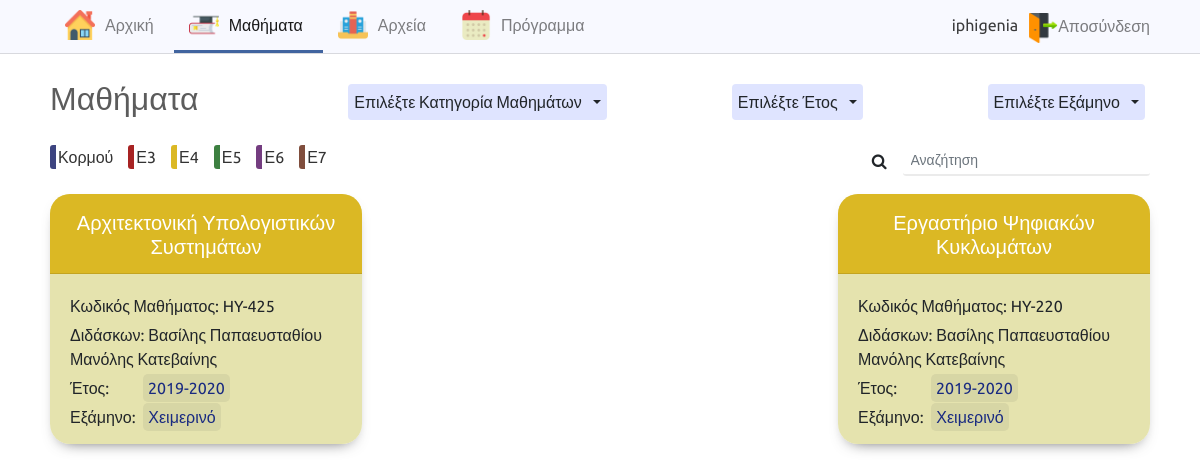
The page /list_lessons.php?type=Ε4 (signed in) on the database its author committed.
### tables this page shows
CREATE TABLE `lessons` (
  `lesson_id` int(255) NOT NULL,
  `lesson_code` int(255) NOT NULL,
  `lesson_name` varchar(225) NOT NULL,
  `type` enum('Κορμού','Ε3','Ε4','Ε5','Ε6','Ε7') NOT NULL,
  `professor` varchar(225) NOT NULL,
  `year` enum('2016-2017','2017-2018','2018-2019','2019-2020','2020-2021','2023-2024') NOT NULL,
  `semester` enum('Χειμερινό','Εαρινό') NOT NULL
);

### php/types.php (called while the page is built, shortened)
<?php $username = $_SESSION['username'];
    if(isset($_GET['type']) && $_GET['type'] !== ''){
      $type = $_GET['type'];
    }
?>

### php/functions.php (called while the page is built, shortened)
<?php
function setEnums($array,$value) {
    $flag=false;
    $length=count($array);
    for($i=0;$i<$length;$i++){
        if($array[$i]==$value){
            $flag=true;
            break;
        }
    }
    if($flag==false)
        $array[$length]=$value;
    return $array;
}
$sql="SELECT * FROM `lessons` ORDER BY type";
$result = $db->query($sql);
if ($result->num_rows > 0) {
    $typoi = array();
    while($row = $result->fetch_assoc()) {
        $type=$row['type'];
        $typoi=setEnums($typoi,$type);
    }
}
?>

### list_lessons.php (the view, shortened to what this page needs)
<?php
    include("php/log.php");
    include("php/functions.php");
    include("php/types.php");
?>
<!DOCTYPE html>
<html lang="el">
<head>
    <link rel="stylesheet" href="https://stackpath.bootstrapcdn.com/bootstrap/4.4.1/css/bootstrap.min.css"
>
    <link rel="stylesheet" href="https://cdnjs.cloudflare.com/ajax/libs/font-awesome/4.7.0/css/font-awesome.min.css">
    <link rel="stylesheet" href="css/style.css">
</head>
<body>
    <nav class="navbar navbar-expand-lg navbar-light bg-light">
        <div class="collapse navbar-collapse" id="navbarNavDropdown">
            <ul class="navbar-nav menu-left">
                <li class="nav-item">
                    <img class="header-img" src="images/home.png" alt="Home image">
                    <a class="nav-link" href="index.php">Αρχική </a>
                </li>
                <li class="nav-item active">
                    <img class="header-img" src="images/university.png" alt="University image">
                    <a class="nav-link" href="list_lessons.php">Μαθήματα</a>
                </li>
                <li class="nav-item">
                    <img class="header-img" src="images/folder.png" alt="Folder image">
                    <a class="nav-link" href="list_files.php">Αρχεία</a>
                </li>
                <li class="nav-item">
                    <img class="header-img" src="images/calendar.png" alt="Calendar image">
                    <a class="nav-link" href="calendar.php">Πρόγραμμα</a>
                </li>
            </ul>
            <div class="div-log-out">
                <span id="login-name"><?php echo $username; ?></span>
                <span>
                    <a href="php/logout.php" id="logout">
                        <img src="images/logout.png" id="image-logout" alt="Logout image">Αποσύνδεση</a>
                </span>
            </div>
        </div>
    </nav>
    <div class="content">
        <div class="filters">
            <h2><a href="list_lessons.php">Μαθήματα</a></h2>
            <div class="btn-group">
                <button type="button" class="btn ">Επιλέξτε Κατηγορία Μαθημάτων</button>
                <button type="button" class="btn dropdown-toggle dropdown-toggle-split" data-toggle="dropdown"
                    aria-haspopup="true" aria-expanded="false">
                </button>
            </div>
            <div class="btn-group">
                <button type="button" class="btn ">Επιλέξτε Έτος</button>
                <button type="button" class="btn dropdown-toggle dropdown-toggle-split" data-toggle="dropdown"
                    aria-haspopup="true" aria-expanded="false">
                </button>
            </div>
            <div class="btn-group">
                <button type="button" class="btn ">Επιλέξτε Εξάμηνο</button>
                <button type="button" class="btn dropdown-toggle dropdown-toggle-split" data-toggle="dropdown"
                    aria-haspopup="true" aria-expanded="false">
                </button>
            </div>
        </div>
        <div class="types">
            <?php
            $length = count($typoi);
            for($i=0;$i<$length;$i++){
                echo "<div class='types-box'><a href='?type=$typoi[$i]'>$typoi[$i]</a></div>";
            }
            ?>
            <div class="search-form">
            <form class="form-inline d-flex justify-content-center md-form form-sm mt-0" method="get" >
                <i class="fa fa-search" aria-hidden="true"></i>
                <input class="form-control form-control-sm ml-3 w-75" type="text" placeholder="Αναζήτηση" aria-label="Search" name="search" >
            </form>
        </div>
        </div>
        <div class='card-box card-lessons'>
        <?php
            if(isset($_GET['type']) && $_GET['type'] !== '')
                $type_flag=1;
            if($year_flag || $type_flag || $semester_flag || $search_flag){
                if($year_flag && !$type_flag && !$semester_flag && !$search_flag)
                    $sql="SELECT * FROM `lessons` WHERE lessons.year='$year' ORDER BY lesson_name";
                else if(!$year_flag && $type_flag && !$semester_flag && !$search_flag)
                    $sql="SELECT * FROM `lessons` WHERE type='$type' ORDER BY lesson_name";
            }else{
                $sql="SELECT * FROM `lessons` ORDER BY lesson_name";
            }
            $result = $db->query($sql);
            if ($result->num_rows > 0) {
                while($row = $result->fetch_assoc()) {
                    $lesson_id = $row['lesson_id'];
                    $lesson_name = $row['lesson_name'];
                    $year=$row["year"];
                    $semester=$row["semester"];
                echo "<div class='card' style='width: 19rem;'>
                        <div class=' card-body card-body-1'>
                            <h5 class='card-title'><a href='lesson.php?lesson_id=$lesson_id'>".$lesson_name."</a></h5>
                            </div>
                            <div class='card-body card-body-2'>
                            <p class='card-text'>Κωδικός Μαθήματος: HY-". $row["lesson_code"]."</p>
                            <p class='card-text'>Διδάσκων: ". $row["professor"]."</p>
                            <p class='card-text for-year'>Έτος: <a href='?year=$year'>".$row["year"]."</a></p>
                            <p class='card-text for-semester'>Εξάμηνο: <a href='?semester=$semester'>".$row["semester"]."</a></p>
                        </div>
                    </div>";
                }
          ?>
            <?php
        } else {
            echo "<p>Κανένα αποτέλεσμα</p>";
        }
        ?>
        </div>
    </div>
</body>
</html>

### css/style.css (style rules this page uses)
body { max-width: 1905px; margin:0 auto; font-family: 'Ubuntu', sans-serif; }
.content { margin:auto 100px; }
.form-control { border: none; border-bottom: 2px solid #00000014; }
.card-box { display:flex; justify-content: space-between; }
.types { margin-top: 20px; margin-bottom: 5px; }
.types-box a { color:#333; font-size:16px; }
.types-box { display: inline-block; margin-bottom:20px; margin-right:15px; padding-left:2px; border-radius: 3px; }
.card { background-color:rgba(215, 215, 215, 0.101); padding: 20px 10px 0 10px; border: 0; -webkit-box-shadow: 7px 7px 16px -10px rgba(0,0,0,0.75); -moz-box-shadow: 0px 7px 16px -10px rgba(0,0,0,0.75); box-shadow: 0px 7px 16px -10px rgba(0,0,0,0.75); border-radius: 20px; }
.card-body { display:flex; flex-direction:column; justify-content: space-between; }
.card-lessons { flex-wrap: wrap; justify-content: space-between; }
.card-lessons .card { width:312px !important; height:250px; }
.card-lessons .card-body { justify-content:flex-start; }
.card-lessons .card-body-1 h5 { padding:20px; padding-top:15px; padding-bottom:0; text-align:center; }
.card-lessons .card-body-1 { padding-bottom:0; margin-bottom:0; height:80px; justify-content: center; align-items: center; }
.card-lessons .card-body-2 .card-text { margin-bottom:5px; }
.card-lessons .card-text a { background-color: #4e514f17; color: #192a81; padding:5px; border-radius:5px; }
p.card-text.for-semester a { margin-left: 4px; }
p.card-text.for-year a { margin-left: 30px; }
.card-lessons .card-body-1 { border-bottom: 1px solid #0000001c; padding:0; background-color: #3d8041; border-radius: 20px 20px 0 0; }
.card-title a { color:white; }
.card-lessons .card { padding:0; margin-bottom: 50px; }
.card-lessons .card-body-2 { height:170px; justify-content:flex-start; }
#login-name { margin: 0 10px; padding-bottom: 5px; color: rgba(0, 0, 0, 0.77); }
.div-log-out { height:53px; max-width: 500px; display: flex; justify-content: flex-end; align-items: center; float:right; border-bottom:3px solid transparent; margin-right: 100px; }
.div-log-out span { padding-top: 5px; }
.div-log-out a { color:rgba(0,0,0,.5); }
#image-logout { width:30px; height:30px; }
@media (min-width: 992px) { .navbar-expand-lg .navbar-collapse { display:block !important; } }
.bg-light { background-color: #f8f9ff!important; }
.header-img { width:30px; height:30px; margin-left:15px; }
#navbarNavDropdown { border-bottom: 1px solid #00000021; }
.nav-item { padding: 10px 0px 10px 0px; margin: 0px 0px 0px 0px; border-bottom: 3px solid transparent; display:flex; flex-direction: row; align-items: center; }
.nav-item.active { border-bottom: 3px solid hsl(218, 42%, 44%); }
.nav-link { margin-right:10px; padding-right:0px; }
nav.navbar.bg-light { padding: 0px 0px 0px 0px; margin-bottom:25px; }
.collapse.navbar-collapse { display:flex!important; justify-content: space-between; }
.navbar-nav { margin-left: 100px; }
.navbar-nav .nav-link { padding:0px 10px!important; }
.menu-left { float:left; }
h2 a { color:#5c5c5c; text-decoration:none; }
.filters { display: flex; justify-content: space-between; }
.filters h2 { margin-right:30px; }
.filters .btn-group,.filters .btn-group .btn { padding:5px; }
.filters .btn-group .btn { background-color: #dfe4ff; }
.search-form { width: 30%; float: right; }
.search-form .justify-content-center { justify-content: flex-end !important; }
@media (max-width: 1200px) { .content { margin: auto 50px; } }
@media (max-width: 1200px) { .card { width:18rem!important; } }
@media (max-width: 1200px) { .navbar-nav { margin-left: 50px; } }
@media (max-width: 1200px) { .div-log-out { margin-right: 50px; } }
@media (max-width: 1200px) { .navbar-nav { flex-direction: row; } }
@media (max-width: 1200px) { .filters h2 { display: flex; flex-direction: column; } }
@media (max-width: 1200px) { .filters .btn-group { height: 50%; align-self: center; } }

### rows shown on the page
lessons: type "Κορμού", type "Ε3", type "Ε4", type "Ε5", type "Ε6", type "Ε7"
lessons: lesson_name "Αρχιτεκτονική Υπολογιστικών Συστημάτων", lesson_code "425", professor "Βασίλης Παπαευσταθίου Μανόλης Κατεβαίνης", year "2019-2020", semester "Χειμερινό"
lessons: lesson_name "Εργαστήριο Ψηφιακών Κυκλωμάτων", lesson_code "220", professor "Βασίλης Παπαευσταθίου Μανόλης Κατεβαίνης", year "2019-2020", semester "Χειμερινό"

### other values the page prints
$username "iphigenia"
